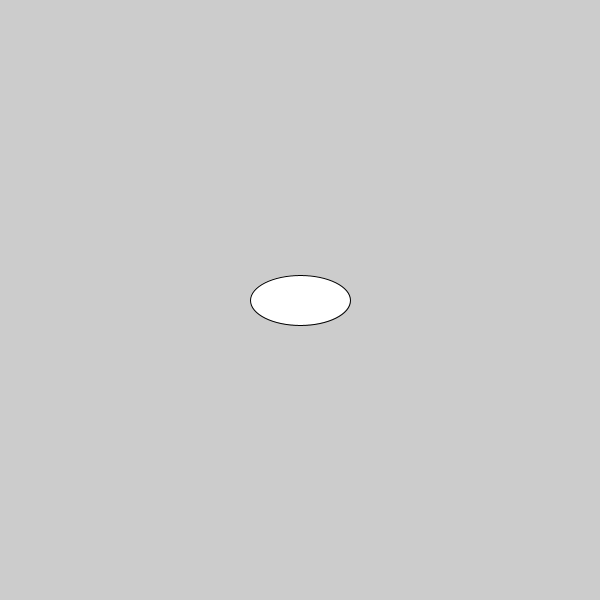
Frame 1 (no input)
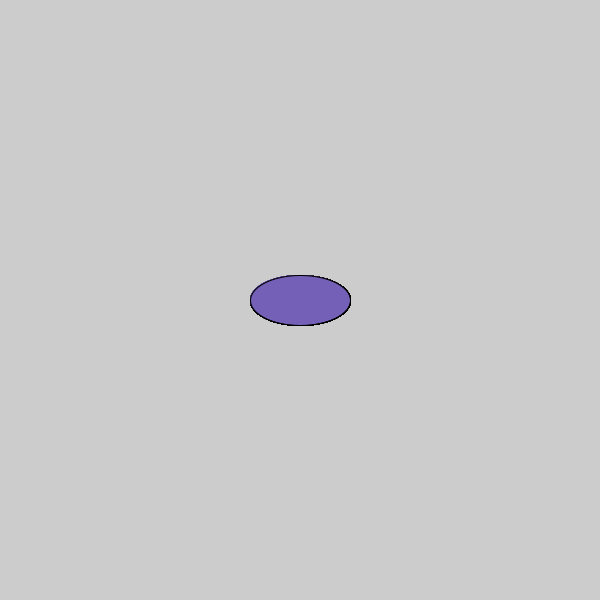
Frame 60 (the mouse pressed at the canvas centre just before this capture)
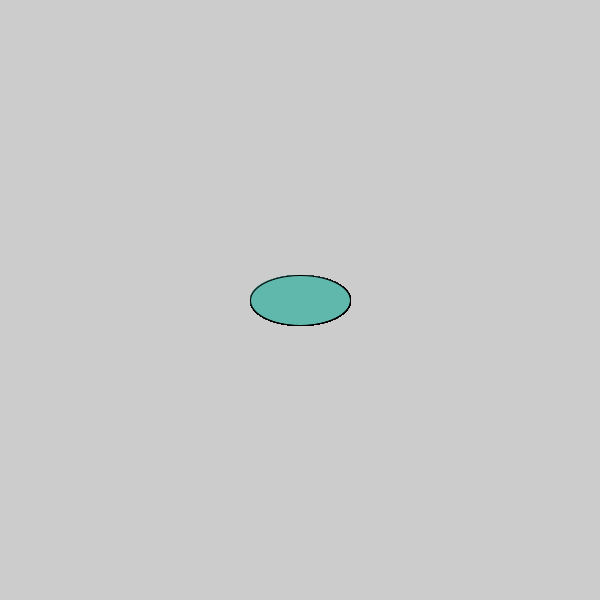
Frame 120 (the mouse held since frame 60 and released just before this capture)

The Processing sketch that drew these frames (run headless with seeded random() and noise(); from frame 60 on, the mouse is pressed at the canvas centre):

// Processing sketch: c_LogicalDot
// ── c_LogicalDot.pde

void setup() {
  
// 1. Set the size of the sketch. Make it 600 pixels square. 
  
size(600, 600);
}

void draw() {
  
// 2. Draw an ellipse
// Run the program to make sure it works before moving on.
ellipse(300, 300, 100, 50);

// 3. Change the color of the ellipse when the mouse is pressed.
//    Use the following code, but put your colors where indicated
//    Remember to use the   fill()  command to set colors.

if (mousePressed) {
  fill(#60B7AB);
 
   //  put one color here 
  
} else {
  
   // put a different color here
fill(#7460B7);  
}  
  
  
  
}
